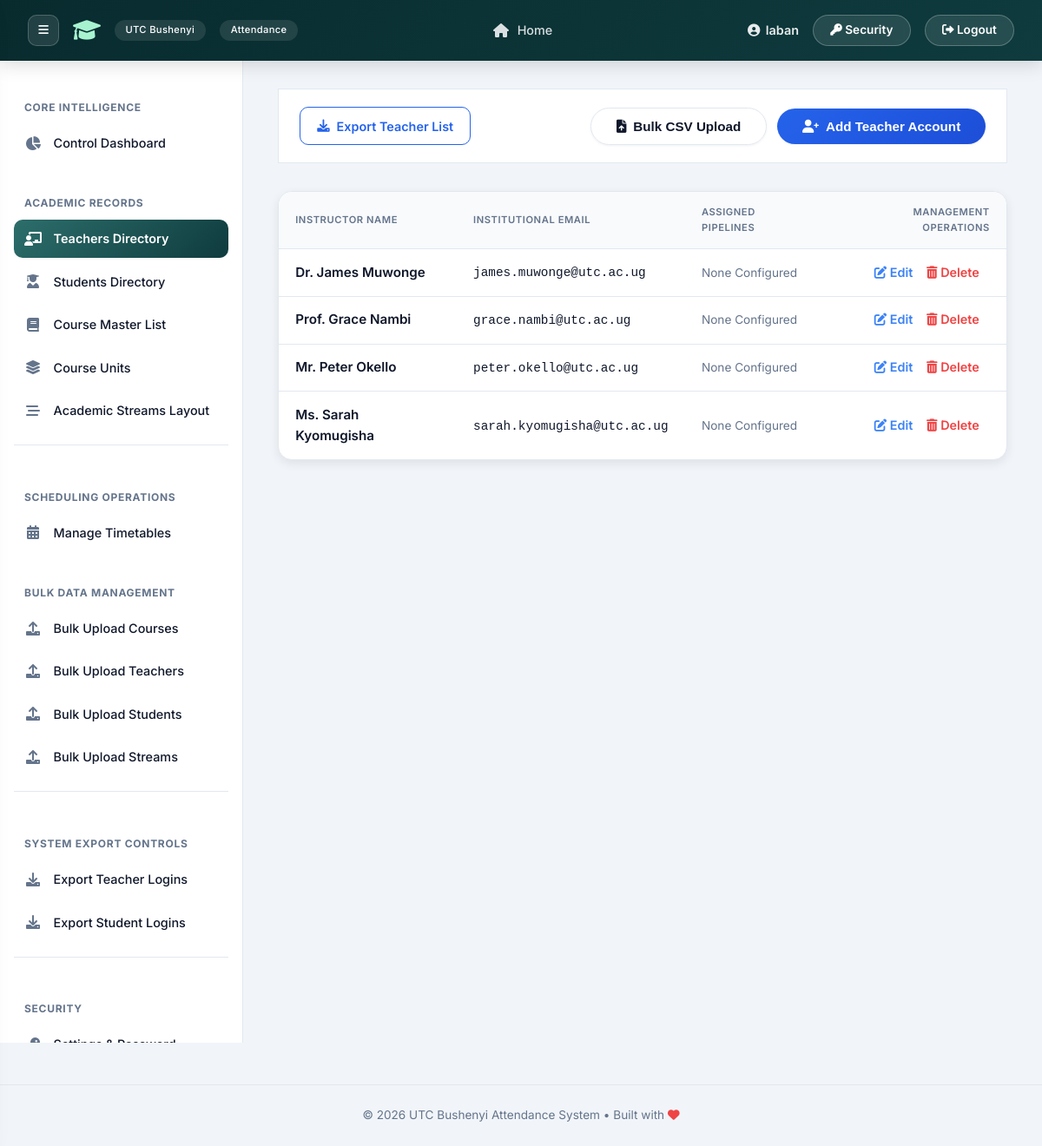
The app's page /user-admin/manage-teachers/ (signed in), older data.
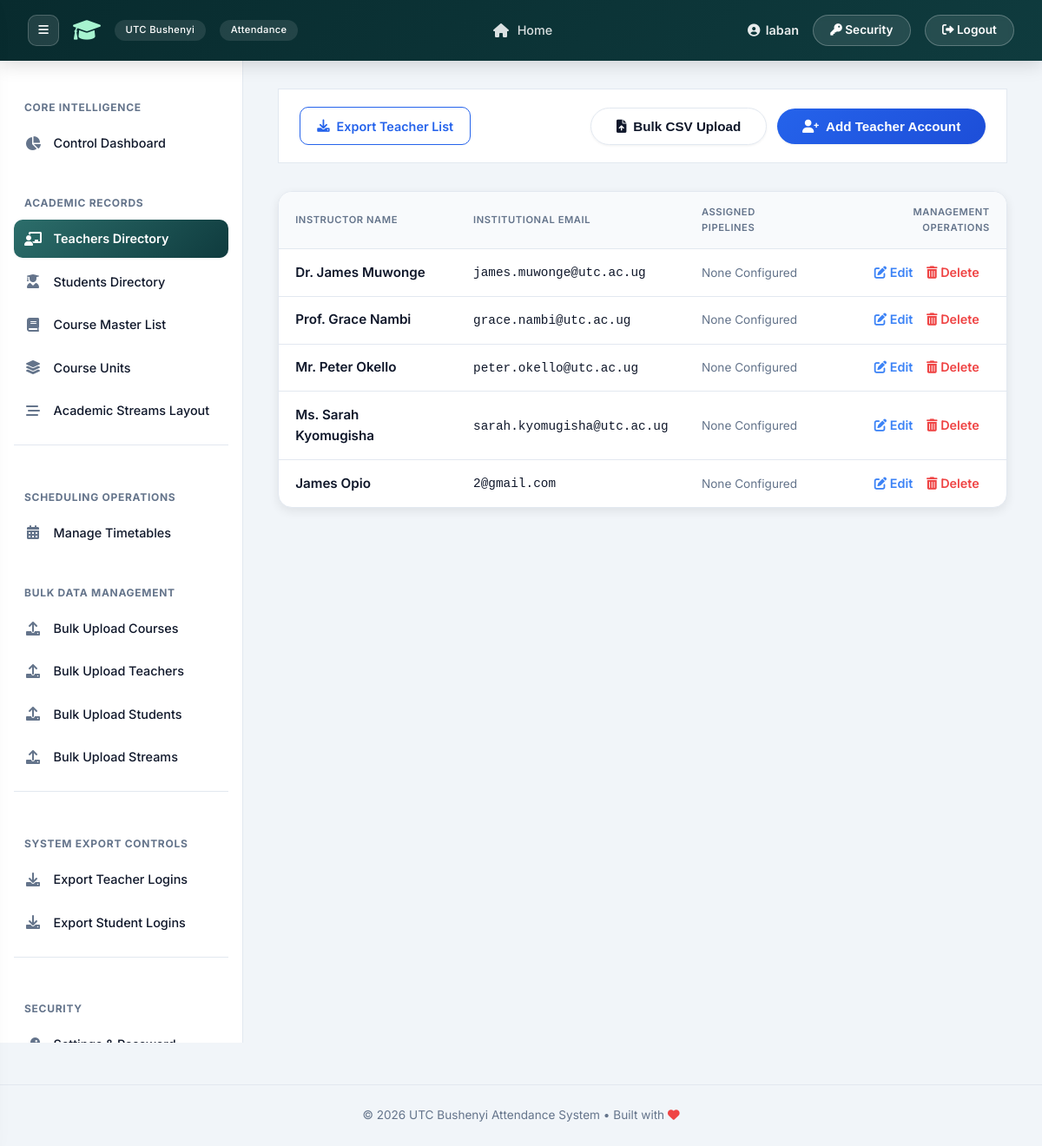
The same page, newer data.
### attendance/models.py (models this page shows, shortened)
class TeacherProfile(models.Model):
    user = models.OneToOneField(User, on_delete=models.CASCADE, related_name='teacher_profile')
    name = models.CharField(max_length=255)
    courses = models.ManyToManyField('Course', blank=True, related_name='teachers')

class User(AbstractUser):
    IS_ADMIN = 'ADMIN'
    IS_TEACHER = 'TEACHER'
    IS_STUDENT = 'STUDENT'
    ROLE_CHOICES = [
        (IS_ADMIN, 'Admin'),
        (IS_TEACHER, 'Teacher/Lecturer'),
        (IS_STUDENT, 'Student'),
    ]
    role = models.CharField(max_length=10, choices=ROLE_CHOICES, default=IS_STUDENT)
    raw_password_archive = models.CharField(max_length=128, blank=True, null=True)

### attendance/views_admin.py (the view, shortened to what this page needs)
# urls.py: path('user-admin/manage-teachers/', views_admin.manage_teachers, name='manage_teachers'),
@login_required
@transaction.atomic
def manage_teachers(request):
    if request.user.role != User.IS_ADMIN:
        return HttpResponse("Unauthorized", status=403)
    teachers = TeacherProfile.objects.select_related('user').prefetch_related('courses').all()
    all_courses = Course.objects.all()
    return render(request, 'attendance/manage_teachers.html', {
        'teachers': teachers,
        'all_courses': all_courses,
        'active_courses_list': all_courses
    })

### templates/attendance/manage_teachers.html (shortened to what this page needs)
{% extends 'attendance/base.html' %}
{% block content %}
<div class="page-header-actions">
    <div>
        <a href="{% url 'attendance:export_credentials' 'teachers' %}" class="btn-download-list">
            <i class="fas fa-download"></i> Export Teacher List
        </a>
    </div>
    <div class="action-group">
        <button class="btn btn-outline" onclick="location.href='{% url 'attendance:bulk_upload_teachers' %}'">
            <i class="fas fa-file-upload"></i> Bulk CSV Upload
        </button>
        <button class="btn" id="openModalBtn" style="background: linear-gradient(135deg, #2563eb, #1d4ed8);">
            <i class="fas fa-user-plus"></i> Add Teacher Account
        </button>
    </div>
</div>
<div class="card" style="padding: 0; overflow: hidden;">
    <table class="table">
        <thead>
            <tr>
                <th>Instructor Name</th>
                <th>Institutional Email</th>
                <th>Assigned Pipelines</th>
                <th style="text-align: right;">Management Operations</th>
            </tr>
        </thead>
        <tbody>
            {% for teacher in teachers %}
            <tr>
                <td style="font-weight: 600; color: var(--text-main);">{{ teacher.name }}</td>
                <td><code style="font-size:0.9rem;">{{ teacher.user.email }}</code></td>
                <td>
                    {% for course in teacher.courses.all %}
                        <span class="table-badge">{{ course.code }}</span>
                    {% empty %}
                        <span style="color: var(--text-muted); font-size: 0.85rem;">None Configured</span>
                    {% endfor %}
                </td>
                <td style="text-align: right;">
                    <a href="{% url 'attendance:edit_teacher' teacher.pk %}" class="action-link edit">
                        <i class="fas fa-edit"></i> Edit
                    </a>
                    <a href="{% url 'attendance:delete_teacher' teacher.pk %}" class="action-link delete" onclick="return confirm('Permanently drop this instructor from systems?');">
                        <i class="fas fa-trash-alt"></i> Delete
                    </a>
                </td>
            </tr>
            {% endfor %}
        </tbody>
    </table>
</div>
{% endblock %}

Row changes from the older to the newer data that the page shows:
added TeacherProfile: name "James Opio", user.email "2@gmail.com"
